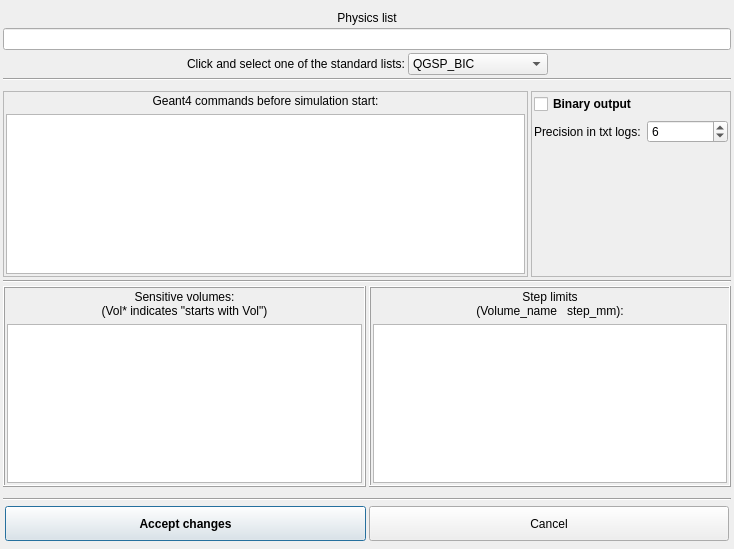
<?xml version="1.0" encoding="UTF-8"?>
<ui version="4.0">
 <class>AGeant4ConfigDialog</class>
 <widget class="QDialog" name="AGeant4ConfigDialog">
  <property name="geometry">
   <rect>
    <x>0</x>
    <y>0</y>
    <width>734</width>
    <height>549</height>
   </rect>
  </property>
  <property name="windowTitle">
   <string>Ants2 &lt;-&gt; Geant4 exchange settings</string>
  </property>
  <layout class="QVBoxLayout" name="verticalLayout">
   <property name="spacing">
    <number>3</number>
   </property>
   <property name="leftMargin">
    <number>3</number>
   </property>
   <property name="topMargin">
    <number>3</number>
   </property>
   <property name="rightMargin">
    <number>3</number>
   </property>
   <property name="bottomMargin">
    <number>3</number>
   </property>
   <item>
    <spacer name="verticalSpacer_3">
     <property name="orientation">
      <enum>Qt::Vertical</enum>
     </property>
     <property name="sizeHint" stdset="0">
      <size>
       <width>20</width>
       <height>40</height>
      </size>
     </property>
    </spacer>
   </item>
   <item>
    <widget class="QLabel" name="label_3">
     <property name="text">
      <string>Physics list</string>
     </property>
     <property name="alignment">
      <set>Qt::AlignCenter</set>
     </property>
    </widget>
   </item>
   <item>
    <widget class="QLineEdit" name="lePhysicsList">
     <property name="font">
      <font>
       <weight>75</weight>
       <bold>true</bold>
      </font>
     </property>
    </widget>
   </item>
   <item>
    <layout class="QHBoxLayout" name="horizontalLayout_3">
     <property name="topMargin">
      <number>0</number>
     </property>
     <item>
      <spacer name="horizontalSpacer_7">
       <property name="orientation">
        <enum>Qt::Horizontal</enum>
       </property>
       <property name="sizeHint" stdset="0">
        <size>
         <width>40</width>
         <height>20</height>
        </size>
       </property>
      </spacer>
     </item>
     <item>
      <widget class="QLabel" name="label_4">
       <property name="text">
        <string>Click and select one of the standard lists:</string>
       </property>
      </widget>
     </item>
     <item>
      <widget class="QComboBox" name="cobRefPhysLists">
       <property name="toolTip">
        <string>AllHP list requires to download G4ENDL library and set environmental variable G4PARTICLEHPDATA</string>
       </property>
       <item>
        <property name="text">
         <string>QGSP_BIC</string>
        </property>
       </item>
       <item>
        <property name="text">
         <string>QGSP_BIC_HP</string>
        </property>
       </item>
       <item>
        <property name="text">
         <string>QGSP_BIC_AllHP</string>
        </property>
       </item>
       <item>
        <property name="text">
         <string>QGSP_BERT</string>
        </property>
       </item>
       <item>
        <property name="text">
         <string>QGSP_BERT_HP</string>
        </property>
       </item>
       <item>
        <property name="text">
         <string>QGSP_FTFP_BERT</string>
        </property>
       </item>
       <item>
        <property name="text">
         <string>QGSP_INCLXX</string>
        </property>
       </item>
       <item>
        <property name="text">
         <string>QGSP_INCLXX_HP</string>
        </property>
       </item>
       <item>
        <property name="text">
         <string>FTFP_BERT</string>
        </property>
       </item>
       <item>
        <property name="text">
         <string>FTFP_BERT_ATL</string>
        </property>
       </item>
       <item>
        <property name="text">
         <string>FTFP_BERT_HP</string>
        </property>
       </item>
       <item>
        <property name="text">
         <string>FTFP_BERT_TRV</string>
        </property>
       </item>
       <item>
        <property name="text">
         <string>FTFP_INCLXX</string>
        </property>
       </item>
       <item>
        <property name="text">
         <string>FTFP_INCLXX_HP</string>
        </property>
       </item>
      </widget>
     </item>
     <item>
      <spacer name="horizontalSpacer_8">
       <property name="orientation">
        <enum>Qt::Horizontal</enum>
       </property>
       <property name="sizeHint" stdset="0">
        <size>
         <width>40</width>
         <height>20</height>
        </size>
       </property>
      </spacer>
     </item>
    </layout>
   </item>
   <item>
    <widget class="Line" name="line_3">
     <property name="orientation">
      <enum>Qt::Horizontal</enum>
     </property>
    </widget>
   </item>
   <item>
    <spacer name="verticalSpacer">
     <property name="orientation">
      <enum>Qt::Vertical</enum>
     </property>
     <property name="sizeHint" stdset="0">
      <size>
       <width>20</width>
       <height>40</height>
      </size>
     </property>
    </spacer>
   </item>
   <item>
    <layout class="QHBoxLayout" name="horizontalLayout_5">
     <property name="topMargin">
      <number>0</number>
     </property>
     <item>
      <widget class="QFrame" name="frame_2">
       <property name="frameShape">
        <enum>QFrame::StyledPanel</enum>
       </property>
       <property name="frameShadow">
        <enum>QFrame::Raised</enum>
       </property>
       <layout class="QVBoxLayout" name="verticalLayout_5">
        <property name="leftMargin">
         <number>2</number>
        </property>
        <property name="topMargin">
         <number>2</number>
        </property>
        <property name="rightMargin">
         <number>2</number>
        </property>
        <property name="bottomMargin">
         <number>2</number>
        </property>
        <item>
         <widget class="QLabel" name="label">
          <property name="text">
           <string>Geant4 commands before simulation start:</string>
          </property>
          <property name="alignment">
           <set>Qt::AlignCenter</set>
          </property>
         </widget>
        </item>
        <item>
         <widget class="QPlainTextEdit" name="pteCommands">
          <property name="toolTip">
           <string>Commands run in Geant4 before simulation start</string>
          </property>
         </widget>
        </item>
       </layout>
      </widget>
     </item>
     <item>
      <widget class="QFrame" name="frame_4">
       <property name="minimumSize">
        <size>
         <width>200</width>
         <height>0</height>
        </size>
       </property>
       <property name="frameShape">
        <enum>QFrame::StyledPanel</enum>
       </property>
       <property name="frameShadow">
        <enum>QFrame::Raised</enum>
       </property>
       <layout class="QVBoxLayout" name="verticalLayout_6">
        <property name="leftMargin">
         <number>2</number>
        </property>
        <property name="topMargin">
         <number>2</number>
        </property>
        <property name="rightMargin">
         <number>2</number>
        </property>
        <property name="bottomMargin">
         <number>2</number>
        </property>
        <item>
         <widget class="QCheckBox" name="cbBinaryOutput">
          <property name="font">
           <font>
            <weight>75</weight>
            <bold>true</bold>
           </font>
          </property>
          <property name="text">
           <string>Binary output</string>
          </property>
         </widget>
        </item>
        <item>
         <layout class="QHBoxLayout" name="horizontalLayout_6">
          <item>
           <layout class="QVBoxLayout" name="verticalLayout_4">
            <property name="leftMargin">
             <number>0</number>
            </property>
            <item>
             <widget class="QLabel" name="label_7">
              <property name="text">
               <string>Precision in txt logs:</string>
              </property>
             </widget>
            </item>
           </layout>
          </item>
          <item>
           <layout class="QVBoxLayout" name="verticalLayout_7">
            <property name="leftMargin">
             <number>0</number>
            </property>
            <item>
             <widget class="QSpinBox" name="sbPrecision">
              <property name="minimum">
               <number>1</number>
              </property>
              <property name="maximum">
               <number>20</number>
              </property>
              <property name="value">
               <number>6</number>
              </property>
             </widget>
            </item>
           </layout>
          </item>
         </layout>
        </item>
        <item>
         <spacer name="verticalSpacer_5">
          <property name="orientation">
           <enum>Qt::Vertical</enum>
          </property>
          <property name="sizeHint" stdset="0">
           <size>
            <width>20</width>
            <height>85</height>
           </size>
          </property>
         </spacer>
        </item>
       </layout>
      </widget>
     </item>
    </layout>
   </item>
   <item>
    <widget class="Line" name="line_2">
     <property name="orientation">
      <enum>Qt::Horizontal</enum>
     </property>
    </widget>
   </item>
   <item>
    <layout class="QHBoxLayout" name="horizontalLayout">
     <property name="topMargin">
      <number>0</number>
     </property>
     <item>
      <widget class="QFrame" name="frame">
       <property name="minimumSize">
        <size>
         <width>0</width>
         <height>200</height>
        </size>
       </property>
       <property name="frameShape">
        <enum>QFrame::Box</enum>
       </property>
       <property name="frameShadow">
        <enum>QFrame::Raised</enum>
       </property>
       <layout class="QVBoxLayout" name="verticalLayout_2">
        <property name="leftMargin">
         <number>2</number>
        </property>
        <property name="topMargin">
         <number>2</number>
        </property>
        <property name="rightMargin">
         <number>2</number>
        </property>
        <property name="bottomMargin">
         <number>2</number>
        </property>
        <item>
         <widget class="QLabel" name="label_2">
          <property name="toolTip">
           <string>List of volumes where deposition information will be collected</string>
          </property>
          <property name="text">
           <string>Sensitive volumes:
(Vol* indicates &quot;starts with Vol&quot;)</string>
          </property>
          <property name="alignment">
           <set>Qt::AlignCenter</set>
          </property>
         </widget>
        </item>
        <item>
         <widget class="QPlainTextEdit" name="pteSensitiveVolumes">
          <property name="toolTip">
           <string>List of volumes where deposition information will be collected</string>
          </property>
         </widget>
        </item>
       </layout>
      </widget>
     </item>
     <item>
      <widget class="QFrame" name="frame_3">
       <property name="minimumSize">
        <size>
         <width>200</width>
         <height>0</height>
        </size>
       </property>
       <property name="frameShape">
        <enum>QFrame::Box</enum>
       </property>
       <property name="frameShadow">
        <enum>QFrame::Raised</enum>
       </property>
       <layout class="QVBoxLayout" name="verticalLayout_3">
        <property name="leftMargin">
         <number>2</number>
        </property>
        <property name="topMargin">
         <number>2</number>
        </property>
        <property name="rightMargin">
         <number>2</number>
        </property>
        <property name="bottomMargin">
         <number>2</number>
        </property>
        <item>
         <widget class="QLabel" name="label_5">
          <property name="toolTip">
           <string>Each line configures the maximum tracking step for a volume.
Format: Volume_name  Step_in_mm</string>
          </property>
          <property name="text">
           <string>Step limits
(Volume_name   step_mm):</string>
          </property>
          <property name="alignment">
           <set>Qt::AlignCenter</set>
          </property>
         </widget>
        </item>
        <item>
         <widget class="QPlainTextEdit" name="pteStepLimits">
          <property name="toolTip">
           <string>Each line configures the maximum tracking step for a volume.
Format: Volume_name  Step_in_mm</string>
          </property>
          <property name="plainText">
           <string/>
          </property>
         </widget>
        </item>
       </layout>
      </widget>
     </item>
    </layout>
   </item>
   <item>
    <spacer name="verticalSpacer_4">
     <property name="orientation">
      <enum>Qt::Vertical</enum>
     </property>
     <property name="sizeHint" stdset="0">
      <size>
       <width>20</width>
       <height>40</height>
      </size>
     </property>
    </spacer>
   </item>
   <item>
    <widget class="Line" name="line">
     <property name="orientation">
      <enum>Qt::Horizontal</enum>
     </property>
    </widget>
   </item>
   <item>
    <layout class="QHBoxLayout" name="horizontalLayout_4">
     <property name="leftMargin">
      <number>2</number>
     </property>
     <property name="topMargin">
      <number>2</number>
     </property>
     <property name="rightMargin">
      <number>2</number>
     </property>
     <property name="bottomMargin">
      <number>5</number>
     </property>
     <item>
      <widget class="QPushButton" name="pbAccept">
       <property name="minimumSize">
        <size>
         <width>0</width>
         <height>35</height>
        </size>
       </property>
       <property name="font">
        <font>
         <weight>75</weight>
         <bold>true</bold>
        </font>
       </property>
       <property name="text">
        <string>Accept changes</string>
       </property>
      </widget>
     </item>
     <item>
      <widget class="QPushButton" name="pbCancel">
       <property name="minimumSize">
        <size>
         <width>0</width>
         <height>35</height>
        </size>
       </property>
       <property name="text">
        <string>Cancel</string>
       </property>
      </widget>
     </item>
    </layout>
   </item>
  </layout>
 </widget>
 <resources/>
 <connections/>
</ui>
